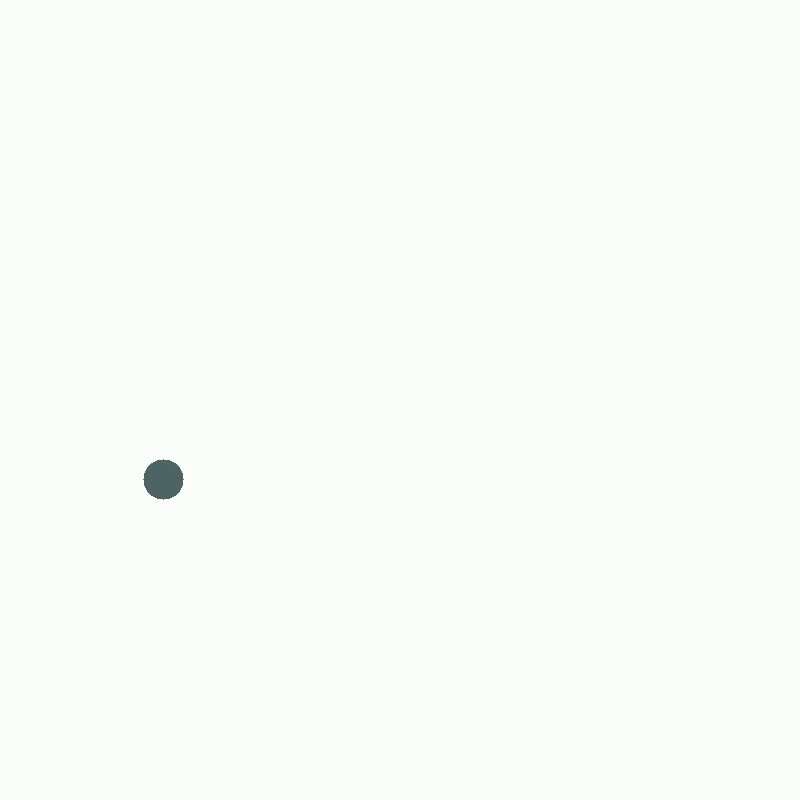
#> input picture frame 20 of videos/ball_sim_generated.mp4, 800 x 800 px
$ python intercept_moving_ball.py
#> lines starting #> are read from the running program, lines starting #| are printed output that depends on the picture
### src/utils/visualization.py
import matplotlib.pyplot as plt
import matplotlib.cm as cm
import numpy as np
import cv2

from src.utils.ball_simulation import State


# [164 lines left out: functions plot_dbscan_labels, plot_targets, plot_target_trajectory, plot_trajectories_for_debugging, plot_all_target_trajectories, plot_all, not called in this run]


def plot(centers):
    x_coords, y_coords = zip(*centers)

    plt.figure(figsize=(8, 6))
    plt.plot(x_coords, y_coords, 'o-', label="Object Center", color='blue')
    plt.title("Object Center Trajectory")
    plt.xlabel("X Coordinate (pixels)")
    plt.ylabel("Y Coordinate (pixels)")
    plt.legend()
    plt.grid()
    plt.show()


# [193 lines left out: functions plot_predicted_centers_against_data, animate, absolute_cinema, not called in this run]

### src/utils/metrics_estimation.py
import numpy as np

from src.utils.ball_simulation import State, BallSim


def distance(x, y, tx, ty):
    return np.sqrt((tx - x) ** 2 + (ty - y) ** 2)


# [46 lines left out: functions estimate_velocity_with_shooting_method_dynamically, estimate_velocity_with_shooting_method, not called in this run]


def estimate_g_and_k_over_m_with_shooting_method(velocities, centers, dt, max_steps, max_iter=500, tol=1):
    # Unpack
    vx, vy = velocities[0]
    x, y = centers[0]

    # [7 lines left out: function get_errors, not called in this run]

    g, k_over_m = 0.0, 0.0
    delta = 1e-5
    for i in range(max_iter):
        ex, ey = get_errors(g, k_over_m)
        if abs(ex) < tol and abs(ey) < tol:
            print(f"Found g: {g}, k/m: {k_over_m}")
            print(f"Converged after {i} iterations.")
            return g, k_over_m

        # Run g with delta
        g_ex, g_ey = get_errors(g + delta, k_over_m)
        g_ex, g_ey = (g_ex - ex) / delta, (g_ey - ey) / delta

        # Run k/m with delta
        km_ex, km_ey = get_errors(g, k_over_m + delta)
        km_ex, km_ey = (km_ex - ex) / delta, (km_ey - ey) / delta

        J = np.array([
            [g_ex, km_ex],
            [g_ey, km_ey]
        ])
        F = np.array([ex, ey])

        d_g, d_km = np.linalg.solve(J, -F)
        g += d_g
        k_over_m += d_km

### src/intercept_moving_ball.py
import cv2

from src.utils.ball_simulation import BallSim, State
from src.utils.metrics_estimation import estimate_g_and_k_over_m_with_shooting_method, \
    estimate_velocity_with_shooting_method
from src.utils.visualization import plot_trajectories_for_debugging, absolute_cinema, plot, \
    plot_predicted_centers_against_data, plot_all


def extract_centers(cap, min_radius=3):
    # Initialize background subtractor and video capture
#> called with min_radius = 3
    back_sub = cv2.createBackgroundSubtractorMOG2(history=500, varThreshold=50, detectShadows=False)

    centers = []
    frame_count = 0
    while True:
        ret, frame = cap.read()
#> frame is the input picture: shape (800, 800, 3); mean B, G, R 249.7, 252.7, 250.7
        frame_count += 1
        if not ret:
            break

        cv2.imshow("Original Frame", frame)

        # Convert to grayscale and apply background subtraction
        gray = cv2.cvtColor(frame, cv2.COLOR_BGR2GRAY)
        fg_mask = back_sub.apply(gray)
#> fg_mask: shape (800, 800); every value is 255

        # Thresholding and noise removal
        _, thresh = cv2.threshold(fg_mask, 50, 255, cv2.THRESH_BINARY)
        kernel = cv2.getStructuringElement(cv2.MORPH_ELLIPSE, (5, 5))
        cleaned = cv2.morphologyEx(thresh, cv2.MORPH_OPEN, kernel)
        cleaned = cv2.morphologyEx(cleaned, cv2.MORPH_CLOSE, kernel)

        # Find contours
        contours, _ = cv2.findContours(cleaned, cv2.RETR_EXTERNAL, cv2.CHAIN_APPROX_SIMPLE)
#> contours = [[[0, 0], [0, 799], [799, 799], [799, 0]]]
#> in plot, `plt.show()`:
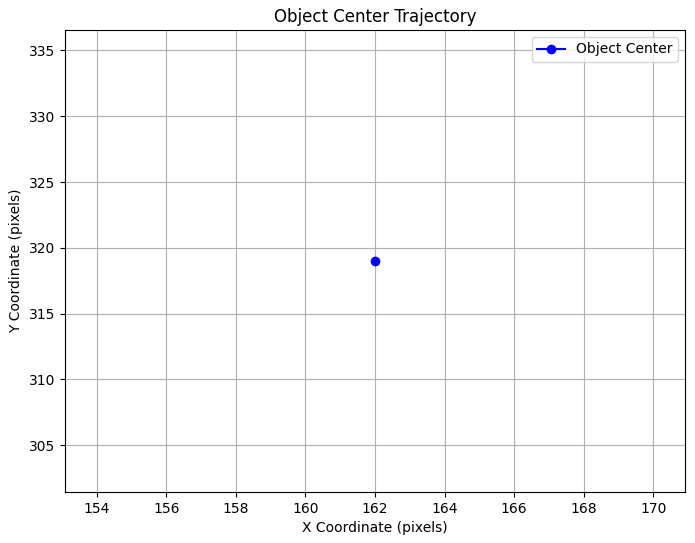
#> figure drawn by matplotlib, 1 panel
        if not contours or frame_count < 2:
            continue

        # Get the largest contour and calculate the enclosing circle
        largest_contour = max(contours, key=cv2.contourArea)
        (x, y), radius = cv2.minEnclosingCircle(largest_contour)

        # Invert y axis
        if radius > min_radius:
            center = (int(x), frame.shape[1] - int(y))  # Invert y-axis
            centers.append(center)

            cv2.circle(frame, (int(x), int(y)), int(radius), (0, 255, 0), 2)  # Green circle
            cv2.circle(frame, (int(x), int(y)), 3, (0, 0, 255), -1)  # Red dot

        # Display the processed frame
        cv2.imshow("Frame with Overlay", frame)

        # Exit on 'q' key press
        if cv2.waitKey(1) & 0xFF == ord('q'):
            break

    cap.release()
    cv2.destroyAllWindows()

    return centers


def calculate_velocities(centers, dt):
#> called with dt = 0.0333
    velocities = []
    for i in range(1, len(centers)):
        # v = (curr_center - prev_center) / dt
        cx, cy = centers[i]
        px, py = centers[i - 1]

        vx = (cx - px) / dt
        vy = (cy - py) / dt
        velocities.append((vx, vy))
    return velocities


def get_predicted_centers(pos, v, simulate, steps):
    predicted_centers = []
    velocities = []
    x0, y0 = pos
    vx0, vy0 = v
    s = State(x0, y0, vx0, vy0)
    for _ in range(steps):
        predicted_centers.append((s.x, s.y))
        velocities.append((s.vx, s.vy))
        simulate(s)

    return predicted_centers, velocities


if __name__ == '__main__':
    path = "../videos/ball_sim_generated.mp4"

    # Read first how many frames?
    frame_limit = 100

    # how many extra steps to predict
    extra_steps = 100

    # Numerical method
    method = 'euler'

    # Initialize shooter and interception step
    shooter = (100, 300)
    intercept_after_stop = 50

    assert intercept_after_stop < extra_steps, "Intercept step should be less than predicted extra steps"
    # Retrieve video properties
    cap = cv2.VideoCapture(path)
    fps = int(cap.get(cv2.CAP_PROP_FPS))
    total_frames = int(cap.get(cv2.CAP_PROP_FRAME_COUNT))
    width = int(cap.get(cv2.CAP_PROP_FRAME_WIDTH))
    height = int(cap.get(cv2.CAP_PROP_FRAME_HEIGHT))
    print(f"Video Properties: FPS={fps}, Total Frames={total_frames}, Resolution={width}x{height}")

    all_centers = extract_centers(cap)
    plot(all_centers)
    centers = all_centers[:frame_limit]
    print(f'Extracted  {len(centers)} centers')

    dt = 1 / fps
    velocities = calculate_velocities(centers, dt)

    initial_steps = len(centers)
    g, k_over_m = estimate_g_and_k_over_m_with_shooting_method(velocities, centers, dt, initial_steps)
#> (the run stopped early here; a loop or call above may not have finished)

$ run again, starting later in the video
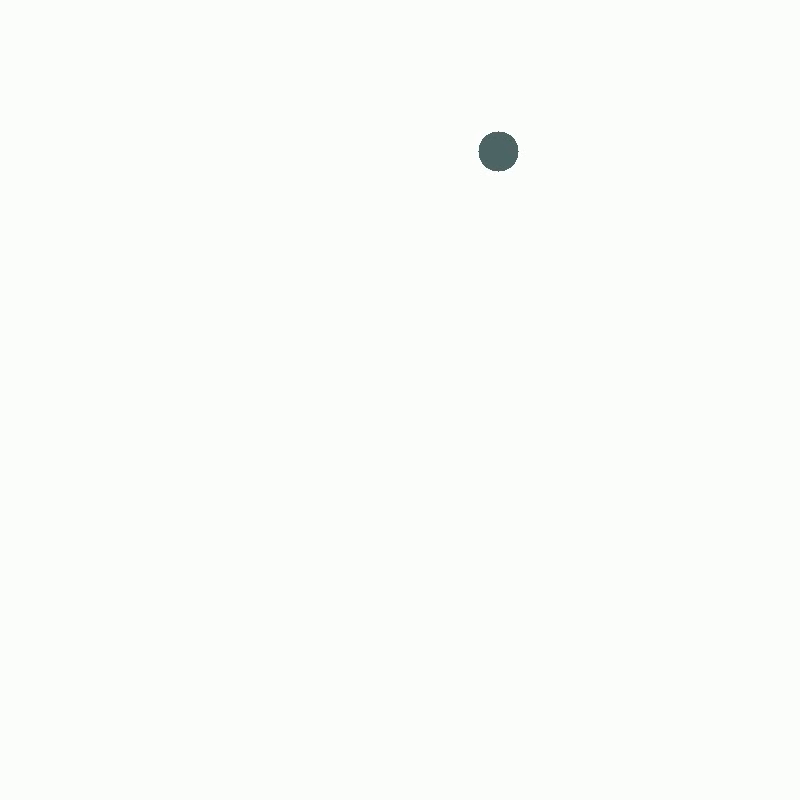
#> input picture frame 160 of videos/ball_sim_generated.mp4, 800 x 800 px
#> in extract_centers, frame is the input picture: shape (800, 800, 3); mean B, G, R 249.7, 252.7, 250.7
#> fg_mask: shape (800, 800); every value is 255
#> contours = [[[0, 0], [0, 799], [799, 799], [799, 0]]]
#> in plot, `plt.show()`:
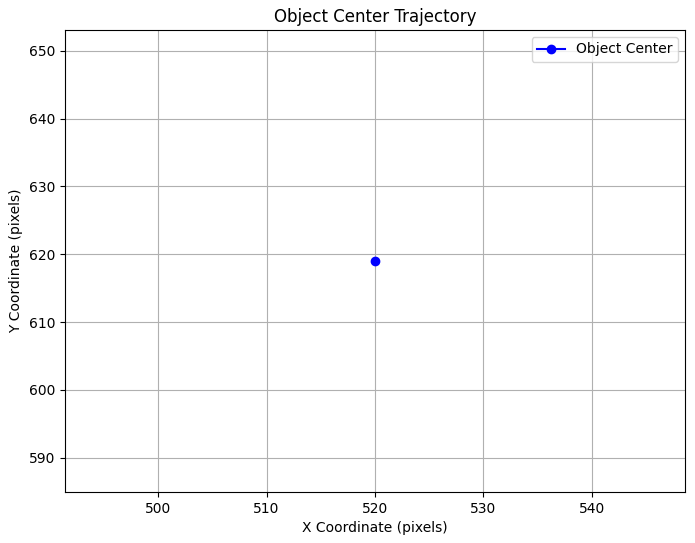
#> figure drawn by matplotlib, 1 panel
